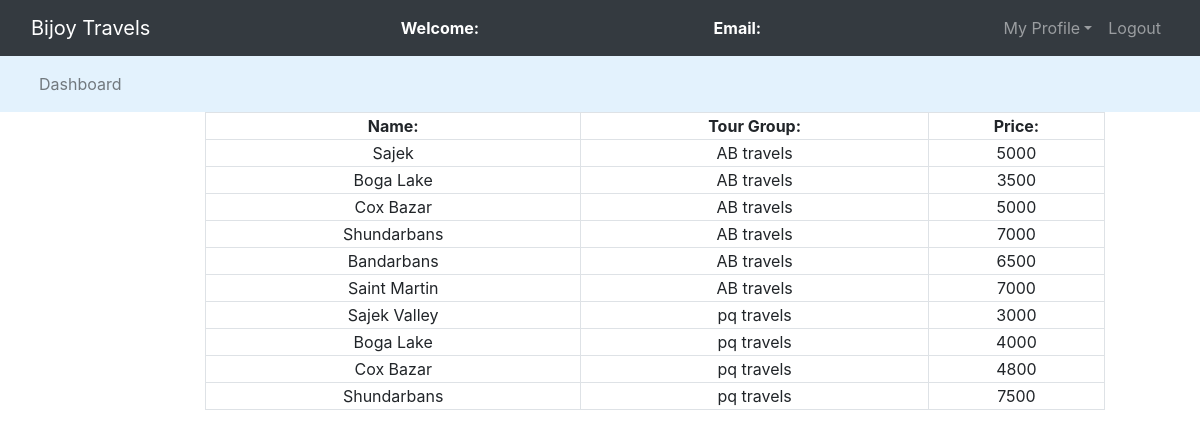
Screenshot of /admin/regpackage.php with the database file from the repository.
### tables this page shows
CREATE TABLE `packages` (
  `package_id` int(50) NOT NULL,
  `package_name` varchar(50) NOT NULL,
  `tg_id` int(50) NOT NULL,
  `package_price` int(50) NOT NULL,
  `package_image` varchar(255) NOT NULL,
  `description` longtext NOT NULL
);

CREATE TABLE `trgrp` (
  `id` int(50) NOT NULL,
  `name` varchar(50) NOT NULL,
  `email` varchar(50) NOT NULL,
  `password` varchar(50) NOT NULL,
  `mobile` varchar(20) NOT NULL,
  `address` varchar(55) NOT NULL
);

### admin/regpackage.php (the view, shortened to what this page needs)
<?php
	$connection = mysqli_connect("localhost","root","");
	$query = "select packages.package_name,packages.package_price,trgrp.name from packages left join trgrp on packages.tg_id = trgrp.id";
?>
<!DOCTYPE html>
<html>
<head>
	<link rel="stylesheet" type="text/css" href="../bootstrap-4.4.1/css/bootstrap.min.css">
</head>
<body>
	<nav class="navbar navbar-expand-lg navbar-dark bg-dark">
		<div class="container-fluid">
			<div class="navbar-header">
				<a class="navbar-brand" href="admin_dashboard">Bijoy Travels</a>
			</div>
			<font style="color: white"><span><strong>Welcome: <?php echo $_SESSION['name'];?></strong></span></font>
			<font style="color: white"><span><strong>Email: <?php echo $_SESSION['email'];?></strong></span></font>
			<ul class="nav navbar-nav navbar-right">
				<li class="nav-item dropdown">
					<a class="nav-link dropdown-toggle" data-toggle="dropdown">My Profile</a>
				</li>
				<li class="nav-item"><a class="nav-link" href="../logout.php">Logout</a></li>
			</ul>
		</div>
	</nav>
<nav class="navbar navbar-expand-lg navbar-light" style="background-color: #e3f2fd">
	<div class="container-fluid">
		<ul class="nav navbar-nav navbar-center">
			<li class="nav-item">
				<a href="admin_dashboard.php" class="nav-link">Dashboard</a>
			</li>
		</ul>
	</div>
</nav>
<div class="row">
	<div class="col-md-2"></div>
	<div class="col-md-8">
		<form>
			<table class="table-bordered" width="900px" style="text-align: center">
				<tr>
					<th>Name:</th>
					<th>Tour Group:</th>
					<th>Price:</th>
				</tr>
				<?php
					$query_run = mysqli_query($connection,$query);
					while($row = mysqli_fetch_assoc($query_run)){
						$package_name = $row['package_name'];
						$tg = $row['name'];
						$price = $row['package_price'];
				?>
						<tr>
							<td><?php echo $package_name;?></td>
							<td><?php echo $tg;?></td>
							<td><?php echo $price;?></td>
						</tr>
						<?php
					}
				?>
			</table>
		</form>
	</div>
	<div class="col-md-2"></div>
</div>
</body>
</html>

### rows the page displays
packages: package_name "Sajek", trgrp.name "AB travels", package_price "5000"
packages: package_name "Boga Lake", trgrp.name "AB travels", package_price "3500"
packages: package_name "Cox Bazar", trgrp.name "AB travels", package_price "5000"
packages: package_name "Shundarbans", trgrp.name "AB travels", package_price "7000"
packages: package_name "Bandarbans", trgrp.name "AB travels", package_price "6500"
packages: package_name "Saint Martin", trgrp.name "AB travels", package_price "7000"
packages: package_name "Sajek Valley", trgrp.name "pq travels", package_price "3000"
packages: package_name "Boga Lake", trgrp.name "pq travels", package_price "4000"
packages: package_name "Cox Bazar", trgrp.name "pq travels", package_price "4800"
packages: package_name "Shundarbans", trgrp.name "pq travels", package_price "7500"
